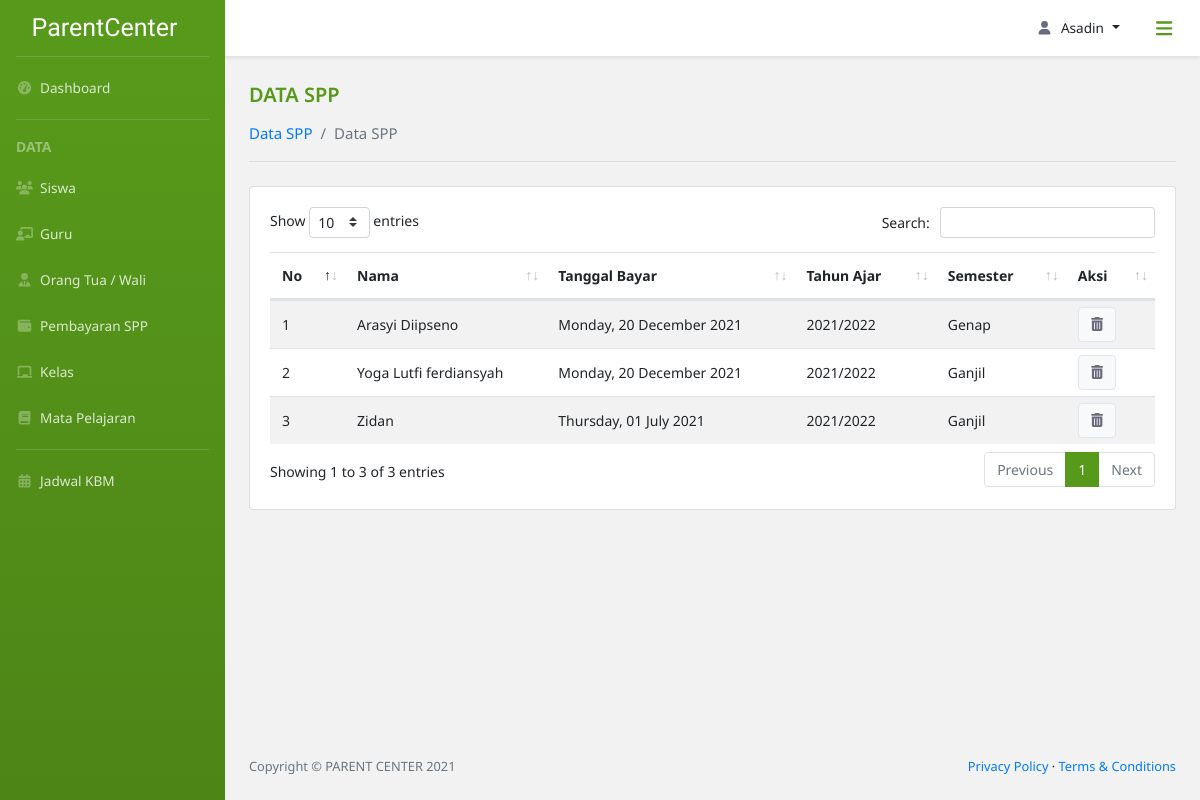
The app's page /data_spp/ (signed in) with its own data.
### parent_center_app/models.py (models this page shows, shortened)
class PembayaranSPP(models.Model):
    id_pembayaran = models.CharField(
        max_length=30,
        primary_key=True,
        unique=True,
        default=custom_spp,
        editable=False
    )
    id_siswa = models.ForeignKey(Siswa, on_delete=CASCADE)
    tgl_bayar = models.DateField(default=date.today)
    bulan_ke = models.PositiveSmallIntegerField(validators=[MaxValueValidator(12),
                                                            MinValueValidator(1)])
    jumlah = models.PositiveBigIntegerField()
    thn_ajar = models.CharField(max_length=10, default='2012/2022')
    class Semesteran(models.TextChoices):
        ganjil = '1', 'Ganjil',
        genap = '2', 'Genap'
    semester = models.CharField(
        max_length=10,
        choices=Semesteran.choices,
        default=Semesteran.ganjil)

class Siswa(models.Model):
    nis = models.CharField(max_length=15, null=True)
    nisn = models.CharField(max_length=15, null=True)
    id_siswa = models.CharField(
        max_length=30,
        primary_key=True,
        unique=True,
        default=custom_siswa,
        editable=False
    )
    nama = models.CharField(max_length=50)
    tpt_lahir = models.CharField(max_length=50)
    tgl_lahir = models.DateField(default=date.today)
    agama = models.CharField(max_length=15)
    class jns_kelamin(models.TextChoices):
        P = 'Perempuan'
        L = 'Laki-Laki'
    jns_kelamin = models.CharField(
        max_length=10,
        choices=jns_kelamin.choices,
        default=jns_kelamin.L
    )
    no_tlp = models.CharField(max_length=13, null=True)
    alamat = models.TextField(null=True)
    id_kelas = models.ForeignKey(
        Kelas,
        null=True,
        on_delete=models.SET_NULL
    )

### parent_center_app/views.py (the view)
# urls.py: path('data_spp/', views.dataSpp, name='data spp'),
@login_required(login_url='login')
def dataSpp(request):
    if level_permission(request, ['Admin']) is False:
        return redirect(level_login(request))
    else:
        form = PembayaranSPP.objects.all().order_by('tgl_bayar').reverse()
        context = {
            'title': 'Data SPP',
            'form': form
        }
        return render(request,
                      'parent_center_app/data_spp.html',
                      context)

### parent_center_app/views.py (called while the page is built)
def level_permission(current_user, level: list) -> bool:
    if current_user.user.extenduser.user_level in level:
        return True
    else:
        return False

### parent_center_app/templates/parent_center_app/data_spp.html (shortened to what this page needs)
{% extends 'parent_center_app/base.html' %}
{% block breadcrumb %}
<div class="row pt-4">
    <div class="col-lg-12">
        <div class="div-title">
            <span class="title-content">{{title}}</span>
            <nav aria-label="breadcrumb">
                <ol class="breadcrumb">
                    <li class="breadcrumb-item"><a href="/cari_spp">Data SPP</a></li>
                    <li class="breadcrumb-item active" aria-current="page">{{ title }}</li>
                </ol>
            </nav>
        </div>
    </div>
</div>
<hr class="dropdown-divider hr-title mb-4 mx-4 mt-3">
{% endblock breadcrumb %}
{% block content %}
    <div class="row">
        <div class="col-lg-12">
            <div class="card">
                <div class="card-body card-dashboard">
                    <div class="table-responsive table-mapel">
                        <table class="table table table-striped table-siswa" id="table-custom">
                            <thead>
                                <tr>
                                    <th scope="col">No</th>
                                    <th scope="col">Nama</th>
                                    <th scope="col">Tanggal Bayar</th>
                                    <th scope="col">Tahun Ajar</th>
                                    <th scope="col">Semester</th>
                                    <th scope="col">Aksi</th>
                                </tr>
                            </thead>
                            <tbody>
                                {% for spp in form %}
                                <tr>
                                    <td>{{ forloop.counter }}</td>
                                    <td>{{ spp.id_siswa.nama }}</td>
                                    <td>{{ spp.tgl_bayar|date:'l, d F Y'  }}</td>
                                    <td>{{ spp.thn_ajar }}</td>
                                    <td>{% if spp.semester == '1' %}
                                            Ganjil
                                        {% else %}
                                            Genap
                                        {% endif %}
                                    </td>
                                    <td>
                                        <button class="btn btn-light" type="button" data-toggle="modal" data-target="#modal_hapus"><i class="fas fa-trash-alt"></i></button>
                                    </td>
                                </tr>
                                {% endfor %}
                            </tbody>
                        </table>
                    </div>
                </div>
            </div>
        </div>
    </div>
{% endblock content %}

### parent_center_app/templates/parent_center_app/base.html (shortened to what this page needs)
{% load static %}
<!DOCTYPE html>
<html lang="en">
    <head>
        <link href="{% static 'parent_center_app/assets/css/bootstrap-toggle.min.css' %}" rel="stylesheet">
        <link href="{% static 'parent_center_app/assets/css/style-custom.css' %}" rel="stylesheet" />
        <link href="{% static 'parent_center_app/assets/css/styles.css' %}" rel="stylesheet" />
        <link rel="stylesheet" type="text/css" href="{% static 'parent_center_app/assets/css/dataTables.bootstrap4.min.css' %}"/>
        <link href="{% static 'parent_center_app/vendor/fontawesome-free/css/all.min.css' %}" rel="stylesheet" type="text/css">
        <link href="//cdn.jsdelivr.net/npm/select2@4.1.0-rc.0/dist/css/select2.min.css" rel="stylesheet" />
    </head>
    <body class="sb-nav-fixed">
        <nav class="sb-topnav navbar navbar-expand navbar-dark bg-putih shadow-sm">
            <button class="btn btn-link btn-sm order-1 rounded-circle" id="sidebarToggle" href="#"><i class="fas fa-bars fa-lg"></i></button>
            <ul class="navbar-nav ml-auto md-0 mr-2">
                <li class="nav-item dropdown">
                    <a class="nav-link dropdown-toggle" id="userDropdown" href="#" role="button" data-toggle="dropdown" aria-haspopup="true" aria-expanded="false"><i class="fas fa-user fa-fw"></i>{{ request.user }}</a>
                </li>
            </ul>
        </nav>
        <div id="layoutSidenav">
            <div id="layoutSidenav_nav">
                <nav class="sb-sidenav accordion bg-green" id="sidenavAccordion">
                    <div class="sb-sidenav-menu">
                        <div class="nav">
                            <a class="navbar-brand d-flex align-self-center align-items-center" href="/dashboard_admin">
                                ParentCenter
                            </a>
                            <div class="dropdown-divider mx-3 mt-0"></div>
                            <a class="nav-link" href="/dashboard_admin/hari%20ini">
                                <i class="fas fa-fw fa-tachometer-alt"></i>&nbsp;
                                Dashboard
                            </a>
                            <div class="dropdown-divider mx-3"></div>
                            <div class="dropdown-header">
                                DATA
                            </div>
                            <a class="nav-link" href="/data_siswa">
                                <i class="fas fa-fw fa-users"></i>&nbsp;
                                Siswa
                            </a>
                            <a class="nav-link" href="/data_guru">
                                <i class="fas fa-fw fa-chalkboard-teacher"></i>&nbsp;
                                Guru
                            </a>
                            <a class="nav-link" href="/data_orangtua">
                                <i class="fas fa-fw fa-user-tie"></i>&nbsp;
                                Orang Tua / Wali
                            </a>
                            <a class="nav-link" href="/cari_spp">
                                <i class="fas fa-fw fa-wallet"></i>&nbsp;
                                Pembayaran SPP
                            </a>
                            <a class="nav-link" href="/data_kelas">
                                <i class="fas fa-fw fa-chalkboard"></i>&nbsp;
                                Kelas
                            </a>
                            <a class="nav-link" href="/data_mapel">
                                <i class="fas fa-fw fa-book"></i>&nbsp;
                                Mata Pelajaran
                            </a>
                            <div class="dropdown-divider mx-3"></div>
                            <a class="nav-link" href="/jadwal_kbm/kls-22112021001556824333">
                                <i class="fas fa-fw fa-calendar-alt"></i>&nbsp;
                                Jadwal KBM
                            </a>
                        </div>
                    </div>
                </nav>
            </div>
            <div id="layoutSidenav_content">
                <main>
                    <div class="container-fluid px-0">
                        {% block breadcrumb %}
                        {% endblock breadcrumb %}
                        {% block content %}
                        {% endblock content %}
                    </div>
                </main>
                <footer class="py-4 bg-grey mt-auto">
                    <div class="container-fluid">
                        <div class="d-flex align-items-center justify-content-between small">
                            <div class="text-muted">Copyright &copy; PARENT CENTER 2021</div>
                            <div>
                                <a href="/privacy-policy">Privacy Policy</a>
                                &middot;
                                <a href="/terms-condition">Terms &amp; Conditions</a>
                            </div>
                        </div>
                    </div>
                </footer>
            </div>
        </div>
    </body>
</html>

### parent_center_app/static/parent_center_app/assets/css/style-custom.css (style rules this page uses)
* { font-family: 'Noto Sans', sans-serif; }
body { background-color: #f2f2f2!important; }
#userDropdown svg { margin-right: .5rem; }
#userDropdown { text-transform: capitalize; }
a#userDropdown.nav-link.dropdown-toggle::after { margin-left: .5rem!important; }
.bg-putih { background-color: #fff; }
.bg-green { background-color: #57991a; background-image: linear-gradient(180deg,#57991a 10%,#4d8517 100%); background-size: cover; }
.sb-sidenav-menu a.nav-link { color: rgba(255,255,255,.8)!important; }
.sb-sidenav-menu a.nav-link svg { color: rgba(255,255,255,.3)!important; }
.navbar-nav a, #ddUser .dropdown-item { color: #212529!important; }
.navbar-nav a svg, .card-dashboard svg { color: #686a7d!important; }
.sb-sidenav .dropdown-divider { border-color: rgba(255,255,255,.15); }
.sb-sidenav .dropdown-header { color: rgba(255,255,255,.4); }
#sidebarToggle { height: 2.5rem!important; width: 2.5rem!important; font-weight: 400!important; color: #57991a!important; }
.navbar-brand { height: 56px; color: #fff; font-family: 'Satisfy', cursive!important; font-size: 25px!important; }
.sb-nav-fixed .sb-topnav { z-index: 1038!important; }
.sb-nav-fixed #layoutSidenav #layoutSidenav_nav .sb-sidenav { padding-top: 0!important; }
.dropdown-header { padding-left: 1rem!important; font-weight: bold; }
.sb-sidenav-menu, .sb-topnav.navbar, #ddUser .dropdown-item { font-size: 13.6px; }
.nav-link { padding: 12.8px 16px!important; }
.title-content { font-size: 20px; font-weight: 600; color: #57991a; text-transform: uppercase; }
.div-title .breadcrumb { background-color: transparent; padding-left: 0; margin-bottom: 0; padding-bottom: 0; font-size: 15px!important; }
.div-title .breadcrumb-item a { font-size: 15px; }
.hr-title { border-color: #ddd!important; border-width: 2px; }
.card-dashboard, #btn-jadwal, .dropdown-jadwal .dropdown-item { font-size: 15px!important; }
#table-custom_wrapper *, .table-custom-dashboard * { font-size: 14px; }
.container-fluid .row { margin-left: .75rem; margin-right: .75rem; }
.table-siswa tbody tr td { padding: 6px 12px; }
.btn-light { border: 1px solid #e2e6ea!important; }
.table-mapel table tbody tr td, .table-kelas table tbody tr td { vertical-align: middle; }

### records on screen
PembayaranSPP: id_siswa.nama "Arasyi Diipseno", tgl_bayar "Monday, 20 December 2021", thn_ajar "2021/2022", semester "Genap"
PembayaranSPP: id_siswa.nama "Yoga Lutfi ferdiansyah", tgl_bayar "Monday, 20 December 2021", thn_ajar "2021/2022", semester "Ganjil"
PembayaranSPP: id_siswa.nama "Zidan", tgl_bayar "Thursday, 01 July 2021", thn_ajar "2021/2022", semester "Ganjil"

### other values on screen
{{ request.user }} "Asadin"
{{ title }} "DATA SPP"
{{ title }} "Data SPP"
